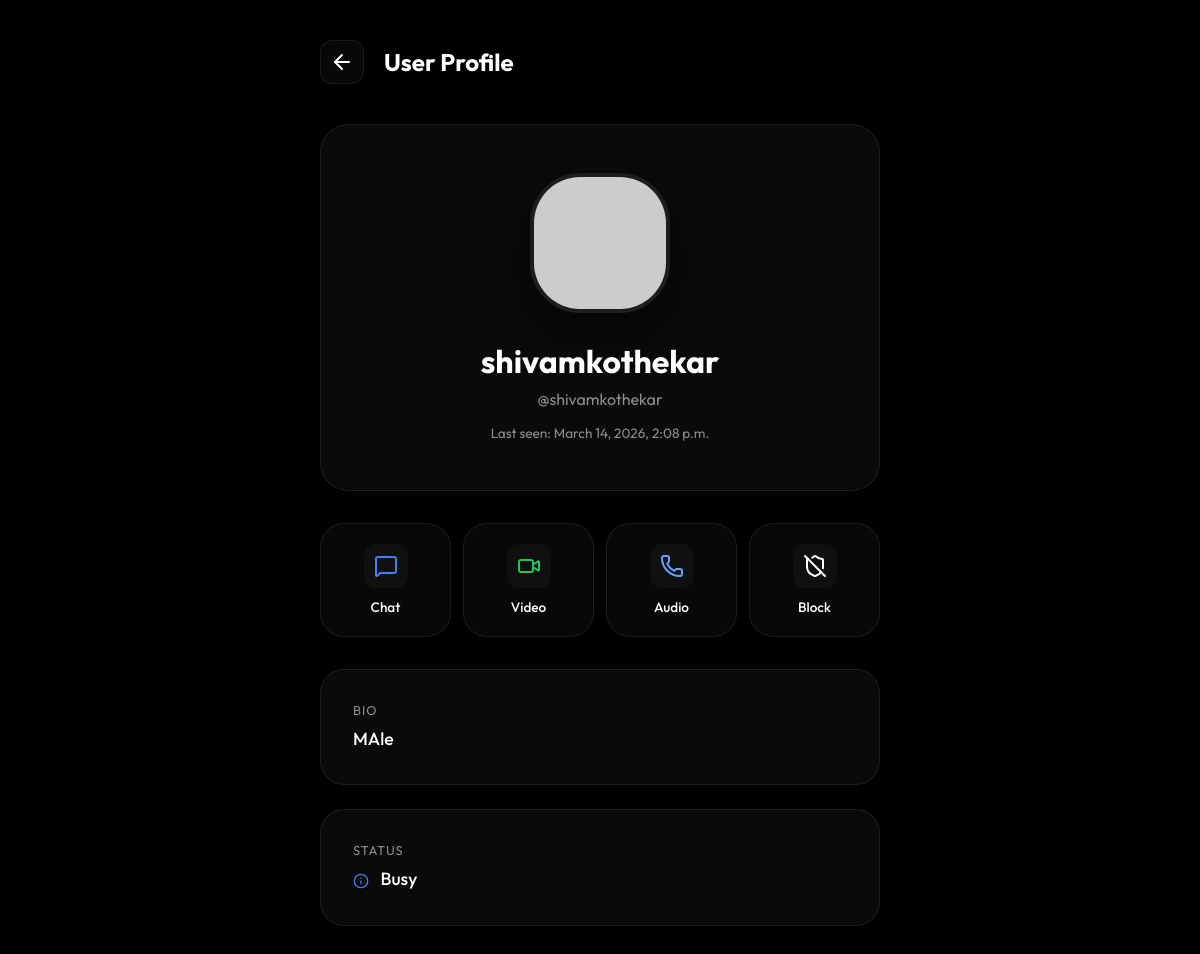
The app's page /profile/2/ (signed in) with its own data.
### accounts/models.py (models this page shows, shortened)
class User(AbstractUser):
    bio = models.TextField(max_length=500, blank=True)
    profile_photo = models.ImageField(upload_to='profile_photos/', blank=True, null=True)
    status_message = models.CharField(max_length=255, blank=True)
    birthday = models.DateField(null=True, blank=True)
    is_online = models.BooleanField(default=False)
    last_seen = models.DateTimeField(null=True, blank=True)
    phone_number = models.CharField(max_length=20, blank=True)
    chat_background = models.CharField(max_length=50, default='default')
    privacy_last_seen = models.CharField(max_length=20, default='everyone') # everyone, contacts, nobody
    privacy_profile_photo = models.CharField(max_length=20, default='everyone')
    is_private = models.BooleanField(default=False)
    two_factor_enabled = models.BooleanField(default=False)
    has_seen_tour = models.BooleanField(default=False)

### chat/views.py (the view)
# urls.py: path('profile/<int:user_id>/', views.user_profile_view, name='user_profile'),
@login_required
def user_profile_view(request, user_id):
    from accounts.models import User
    from .models import BlockedUser, Chat
    try:
        target_user = User.objects.get(id=user_id)
        is_blocked = BlockedUser.objects.filter(blocker=request.user, blocked=target_user).exists()
        existing_chat = Chat.objects.filter(is_group=False, members=request.user).filter(members=target_user).first()
        chat_status = existing_chat.status if existing_chat else None
        is_connection = chat_status == 'active'
        is_pending = chat_status == 'pending'
        return render(request, 'chat/user_profile.html', {
            'target_user': target_user,
            'is_blocked': is_blocked,
            'is_connection': is_connection,
            'is_pending': is_pending,
            'chat_status': chat_status
        })
    except User.DoesNotExist:
        from django.http import Http404
        raise Http404("User not found")

### templates/chat/user_profile.html (shortened to what this page needs)
{% extends 'base.html' %}
{% load static %}
{% block content %}
<div class="profile-container">
    <div class="nav-header">
        <a href="{% url 'home' %}" class="back-btn">
            <i data-lucide="arrow-left"></i>
        </a>
        <h1 style="font-size: 1.5rem; margin: 0;">User Profile</h1>
    </div>
    <div class="user-hero">
        <img src="{% if target_user.profile_photo %}{{ target_user.profile_photo.url }}{% else %}https://ui-avatars.com/api/?name={{ target_user.username }}&background=3b82f6&color=fff{% endif %}"
             alt="{{ target_user.username }}" class="user-photo" style="{% if target_user.is_private and not is_connection %}filter: blur(10px);{% endif %}">
        <h2 style="font-size: 2rem; font-weight: 700; margin: 0; display:flex; align-items:center; justify-content:center; gap:10px;">
            {{ target_user.username }}
        </h2>
        <p style="color: var(--text-muted); margin-top: 8px;">@{{ target_user.username|lower }}</p>
        {% if target_user.is_private and not is_connection %}
            <p style="color: var(--text-muted); font-size: 0.85rem; margin-top: 15px;">Private Account</p>
        {% else %}
            {% if target_user.is_online %}
            <div class="online-badge">
                <div class="badge-dot"></div>
                Online
            </div>
            {% else %}
            <p style="color: var(--text-muted); font-size: 0.85rem; margin-top: 15px;">
                Last seen: {{ target_user.last_seen|default:"recently" }}
            </p>
            {% endif %}
        {% endif %}
    </div>
    {% if target_user.is_private and not is_connection %}
        <div style="text-align:center; padding: 40px 20px; background:var(--bg-card); border:1px solid var(--glass-border); border-radius:24px;">
            <div style="width:60px; height:60px; background:rgba(255,255,255,0.05); border-radius:50%; display:inline-flex; align-items:center; justify-content:center; margin-bottom:20px;">
                <i data-lucide="shield" style="width:30px; height:30px; color:var(--text-muted);"></i>
            </div>
            <h3 style="font-size:1.2rem; font-weight:800; margin-bottom:10px;">This Account is Private</h3>
            <p style="color:var(--text-muted); font-size:0.9rem; margin-bottom:30px; line-height:1.5;">Follow them to see their bio, status, and send messages.</p>
            {% if is_pending %}
            <button style="width:100%; max-width:300px; background:rgba(255,255,255,0.1); color:white; border:none; padding:14px; border-radius:12px; font-weight:700; font-size:1rem; cursor:default;">
                Request Sent
            </button>
            {% else %}
            <button onclick="startChatFromProfile('{{ target_user.id }}')" style="width:100%; max-width:300px; background:var(--primary); color:white; border:none; padding:14px; border-radius:12px; font-weight:700; font-size:1rem; cursor:pointer;">
                Send Connection Request
            </button>
            {% endif %}
        </div>
    {% else %}
        <div class="action-grid">
            <div class="action-btn" onclick="startChatFromProfile('{{ target_user.id }}')">
                <div class="action-icon"><i data-lucide="message-square"></i></div>
                <span style="font-size: 0.85rem; font-weight: 500;">Chat</span>
            </div>
            <div class="action-btn" onclick="alert('Starting video call...')">
                <div class="action-icon" style="color: var(--success);"><i data-lucide="video"></i></div>
                <span style="font-size: 0.85rem; font-weight: 500;">Video</span>
            </div>
            <div class="action-btn" onclick="alert('Starting audio call...')">
                <div class="action-icon" style="color: #60a5fa;"><i data-lucide="phone"></i></div>
                <span style="font-size: 0.85rem; font-weight: 500;">Audio</span>
            </div>
            <div class="action-btn" onclick="toggleBlockUser('{{ target_user.id }}')" id="block-btn-profile">
                <div class="action-icon" style="color: var(--danger);"><i data-lucide="shield-off"></i></div>
                <span style="font-size: 0.85rem; font-weight: 500;">{% if is_blocked %}Blocked{% else %}Block{% endif %}</span>
            </div>
        </div>
        <div class="info-card">
            <div class="info-label">Bio</div>
            <div class="info-value">{{ target_user.bio|default:"No bio yet." }}</div>
        </div>
        <div class="info-card">
            <div class="info-label">Status</div>
            <div class="info-value">
                <i data-lucide="info" style="width: 16px; vertical-align: middle; margin-right: 8px; color: var(--primary);"></i>
                {{ target_user.status_message|default:"Available" }}
            </div>
        </div>
    {% endif %}
</div>
{% endblock %}

### static/css/style.css (style rules this page uses)
:root { --primary: #3b82f6; --primary-gradient: linear-gradient(135deg, #3b82f6 0%, #2563eb 100%); --bg-black: #000000; --bg-card: #121212; --text-main: #ffffff; --text-muted: #8e8e8e; --glass-bg: rgba(255, 255, 255, 0.03); --glass-border: rgba(255, 255, 255, 0.08); }
* { margin: 0; padding: 0; box-sizing: border-box; font-family: 'Outfit', sans-serif; -webkit-font-smoothing: antialiased; }
body { background: var(--bg-black); color: var(--text-main); }

### templates/chat/user_profile.html (style rules this page uses)
:root { --primary: #3b82f6; --bg-black: #000000; --bg-card: #0a0a0a; --glass-bg: rgba(255, 255, 255, 0.03); --glass-border: rgba(255, 255, 255, 0.08); --text-main: #ffffff; --text-muted: #8e8e8e; --success: #22c55e; }
body { margin: 0; padding: 0; background: var(--bg-black); color: var(--text-main); font-family: 'Outfit', sans-serif; }
.profile-container { max-width: 600px; margin: 0 auto; padding: 40px 20px; min-height: 100vh; }
.nav-header { display: flex; align-items: center; gap: 20px; margin-bottom: 40px; }
.back-btn { width: 44px; height: 44px; border-radius: 12px; background: var(--glass-bg); border: 1px solid var(--glass-border); color: white; display: flex; align-items: center; justify-content: center; cursor: pointer; transition: 0.3s; text-decoration: none; }
.user-hero { background: var(--bg-card); border: 1px solid var(--glass-border); border-radius: 28px; padding: 48px 32px; text-align: center; margin-bottom: 32px; position: relative; }
.user-photo { width: 140px; height: 140px; border-radius: 50px; object-fit: cover; border: 4px solid var(--glass-border); margin-bottom: 24px; box-shadow: 0 20px 40px rgba(0,0,0,0.5); }
.info-card { background: var(--bg-card); border: 1px solid var(--glass-border); border-radius: 24px; padding: 32px; margin-bottom: 24px; }
.info-label { font-size: 0.8rem; color: var(--text-muted); text-transform: uppercase; letter-spacing: 1px; margin-bottom: 8px; }
.info-value { font-size: 1.1rem; font-weight: 500; line-height: 1.5; }
.action-grid { display: grid; grid-template-columns: repeat(4, 1fr); gap: 12px; margin-bottom: 32px; }
.action-btn { background: var(--glass-bg); border: 1px solid var(--glass-border); padding: 20px; border-radius: 24px; display: flex; flex-direction: column; align-items: center; gap: 10px; color: white; text-decoration: none; transition: 0.3s cubic-bezier(0.175, 0.885, 0.32, 1.275); cursor: pointer; }
.action-icon { width: 44px; height: 44px; background: rgba(255,255,255,0.03); border-radius: 12px; display: flex; align-items: center; justify-content: center; color: var(--primary); }

### records on screen
User: username "shivamkothekar", last_seen "March 14, 2026, 2:08 p.m.", bio "MAle", status_message "Busy"
